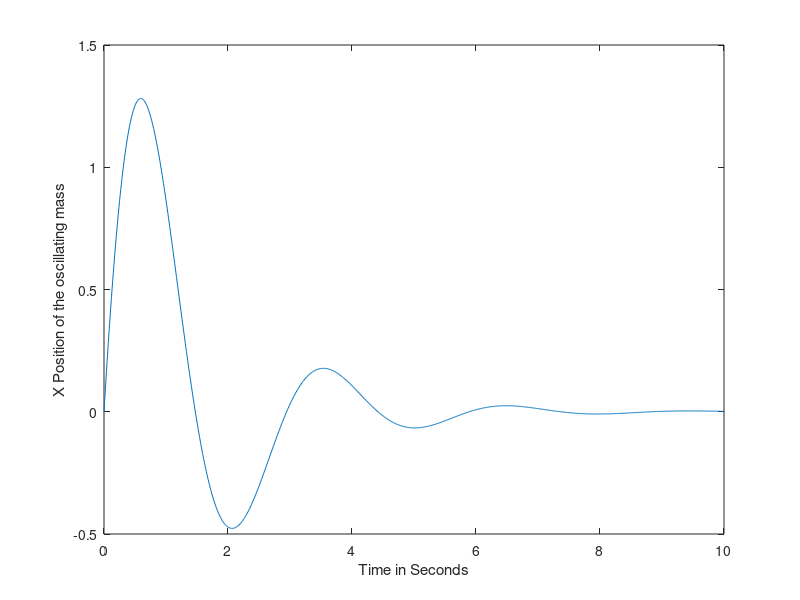

Source code (MATLAB):
t = 0 : 0.01 : 10 ; 
z = 0.3 ; 
m = 10 ;
k = 50 ;
w = sqrt(k / m);
X = 2 ;
phi = 0 ;

dampner  = e.^(-1 * z * w * t) ;

x = X * (dampner).*sin( sqrt(1 - z*z) * w * t + phi ) ;

plot(t,x);
 
xlabel("Time in Seconds");
ylabel("X Position of the oscillating mass");